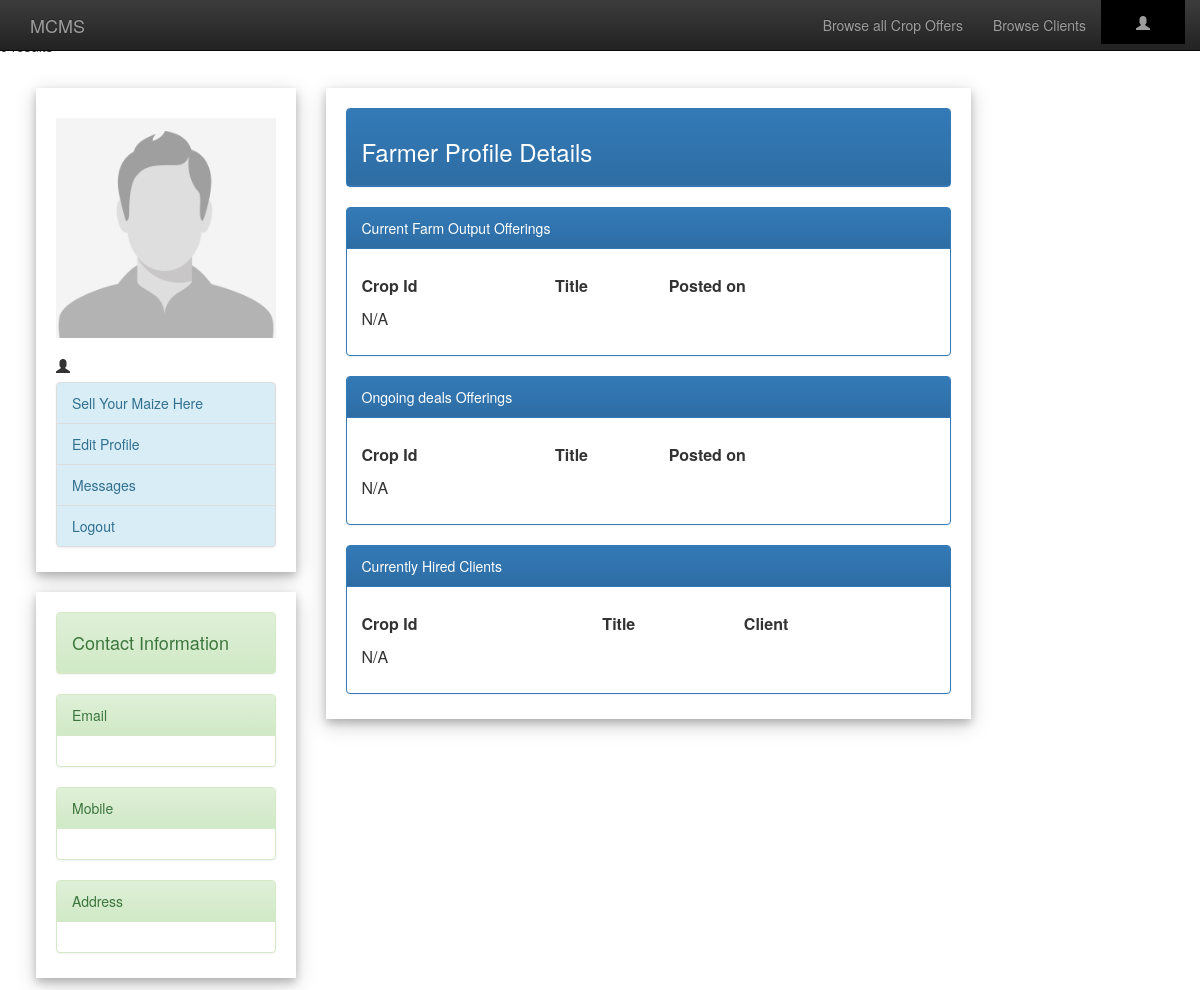
The app's page /farmerProfile.php, older data.
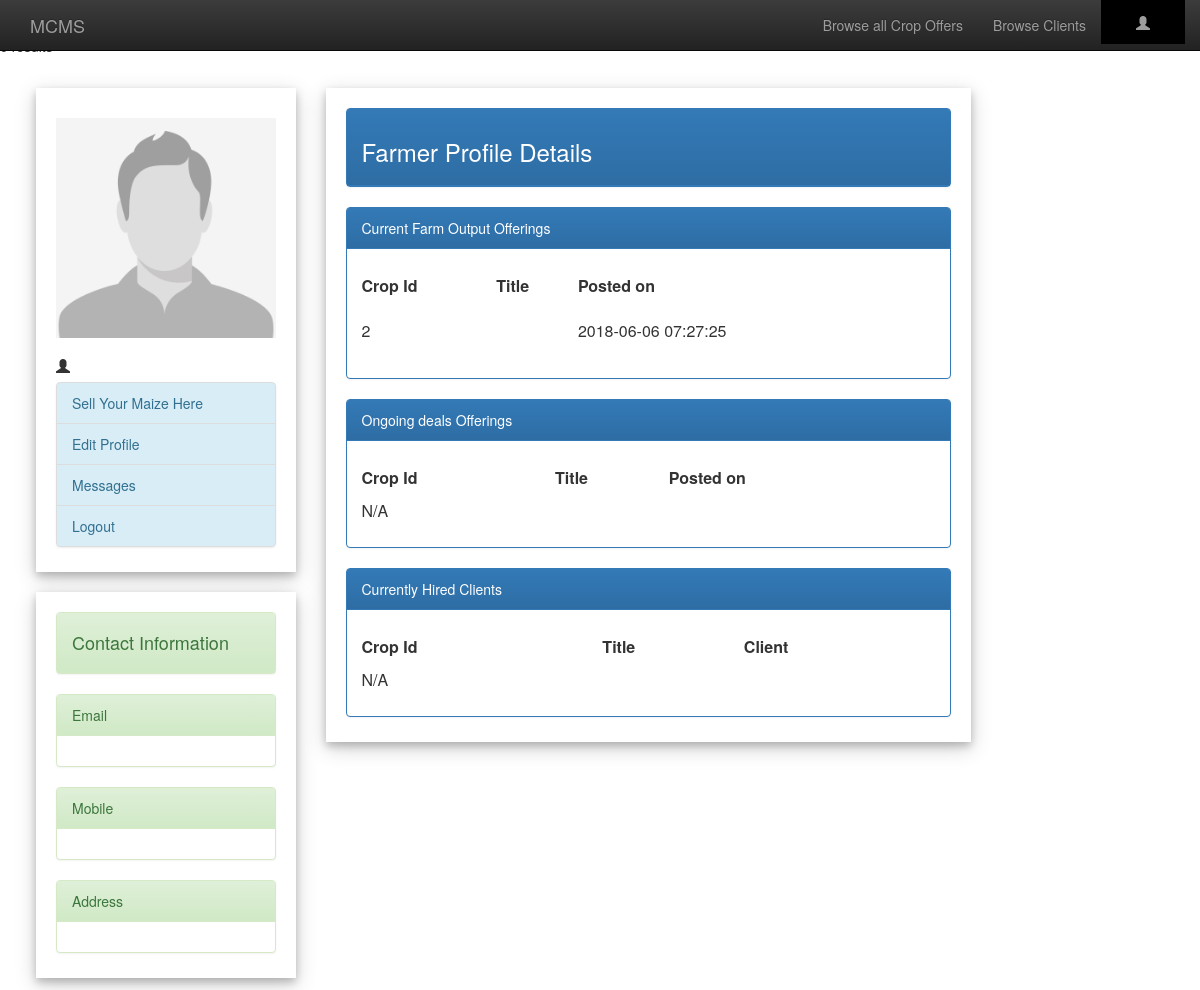
The same page, newer data.
### tables this page shows
CREATE TABLE `farm_output` (
  `offer_id` bigint(20) UNSIGNED NOT NULL,
  `title` varchar(200) NOT NULL,
  `type` varchar(200) NOT NULL,
  `description` varchar(1000) NOT NULL,
  `budget` int(11) NOT NULL,
  `skills` varchar(200) NOT NULL,
  `special_skill` varchar(200) NOT NULL,
  `e_username` varchar(200) NOT NULL,
  `valid` tinyint(1) NOT NULL,
  `timestamp` timestamp NOT NULL DEFAULT CURRENT_TIMESTAMP
);

### farmerProfile.php (the view, shortened to what the changed rows need)
<?php include('includes/server.php');
if(isset($_SESSION["Username"])){
	$username=$_SESSION["Username"];
}
else{
	$username="";
}
$sql = "SELECT * FROM farm_output WHERE e_username='$username' and valid=1 ORDER BY timestamp DESC";
$result = $conn->query($sql);
include('includes/header.php');
 ?>
<div style="padding:1% 3% 1% 3%;">
<div class="row">
	<div class="col-lg-7">
		<div class="card" style="padding:20px 20px 5px 20px;margin-top:20px">
			<div class="panel panel-primary">
			  <div class="panel-body"><h4>
                  <table style="width:100%">
                      <?php
                      if ($result->num_rows > 0) {
                            while($row = $result->fetch_assoc()) {
                                $offer_id=$row["offer_id"];
                                $title=$row["title"];
                                $timestamp=$row["timestamp"];
                                echo '
                                <form action="farmerProfile.php" method="post">
                                <input type="hidden" name="jid" value="'.$offer_id.'">
                                    <tr>
                                    <td>'.$offer_id.'</td>
                                    <td><input type="submit" class="btn btn-link btn-lg" value="'.$title.'"></td>
                                    <td>'.$timestamp.'</td>
                                    </tr>
                                </form>
                                ';
                                }
                        } else {
                            echo "<tr><td>N/A</td></tr>";
                        }
                       ?>
                  </table>
              </h4></div>
			</div>
	</div>
	</div>
</div>
</div>
<?php include('includes/footer.php') ?>

Row changes from the older to the newer data that the page shows:
added farm_output: offer_id "2", timestamp "2018-06-06 07:27:25"
Text that changed along with them:
text no longer shown: "N/A"
